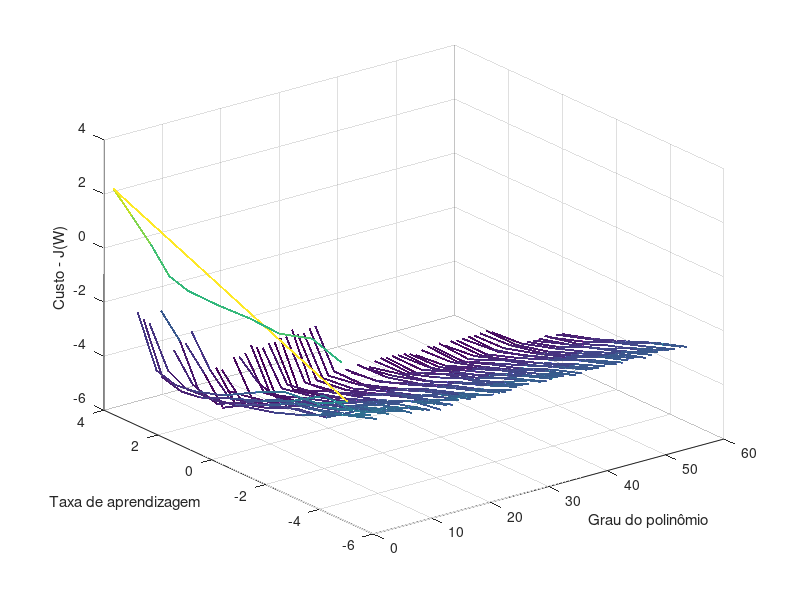
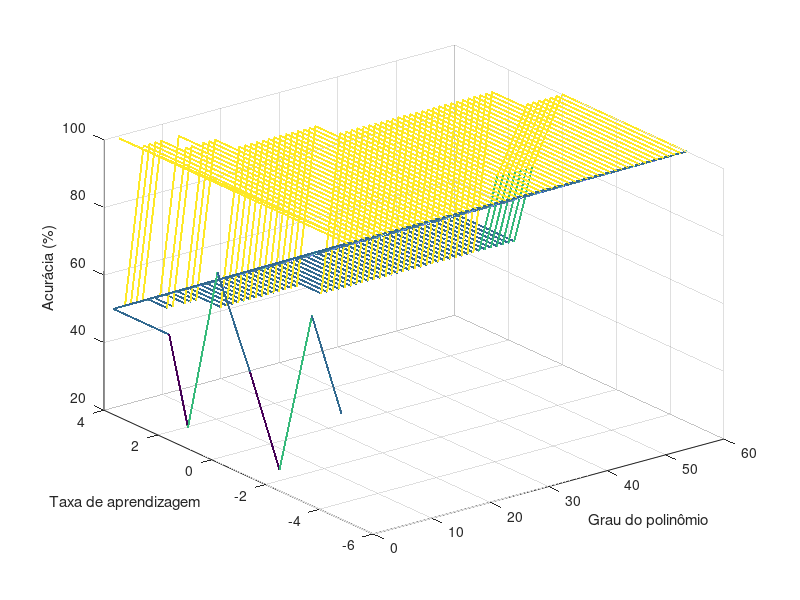

Write the MATLAB code that produced these figures, in order.
data = load('reglog/result_alphas.txt');
X = data(:,1);
Y = data(:,2);
Z = data(:,3);

A = meshgrid(X);
B = meshgrid(Y);
C = meshgrid(Z);

mesh(A, log(B), log(C));
xlabel('Grau do polinômio')
ylabel('Taxa de aprendizagem')
zlabel('Custo - J(W)')	

hold off;
figure;


data = load('reglog/result_accs.txt');
X = data(:,1);
Y = data(:,2);
Z = data(:,3);

A = meshgrid(X);
B = meshgrid(Y);
C = meshgrid(Z);

mesh(A,log(B),C);
xlabel('Grau do polinômio')
ylabel('Taxa de aprendizagem')
zlabel('Acurácia (%)')